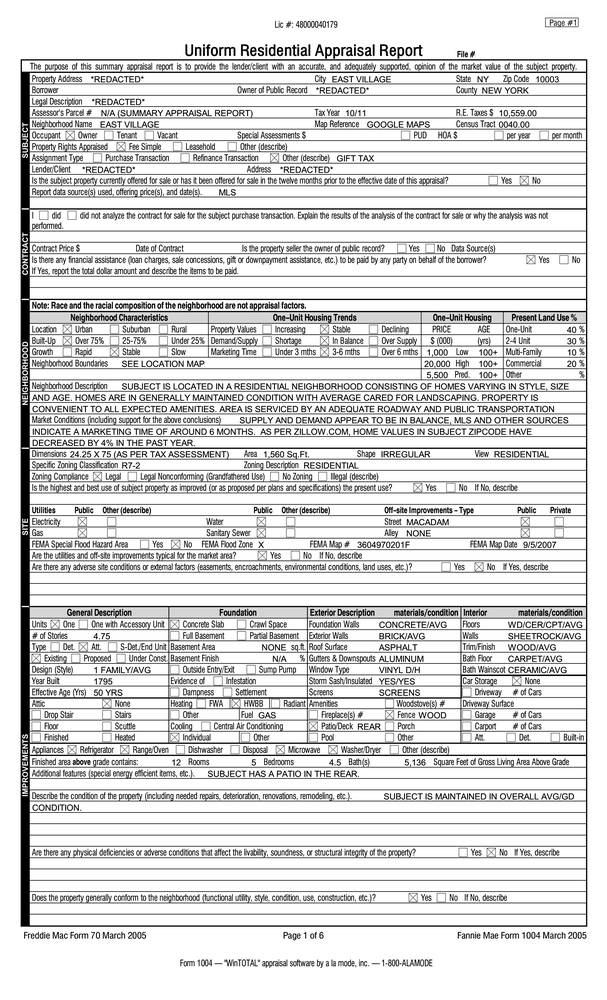
#> input picture pdf_extract/page.png, 607 x 1000 px, shrunk from 2550 x 4200 before the run
$ python image.py
#> lines starting #> are read from the running program, lines starting #| are printed output that depends on the picture; after the words box and inside, x2 and y2 are one past the last pixel; in counts of white or black regions, pixels touching at a corner belong together
import cv2
import pytesseract

# Load the image using OpenCV
image = cv2.imread('page.png')
#> image is the input picture: shape (1000, 607, 3); min 0, max 255, mean 217.3

# Preprocess the image (you may need to adjust these steps)
gray = cv2.cvtColor(image, cv2.COLOR_BGR2GRAY)
ret, thresholded = cv2.threshold(gray, 0, 255, cv2.THRESH_BINARY + cv2.THRESH_OTSU)
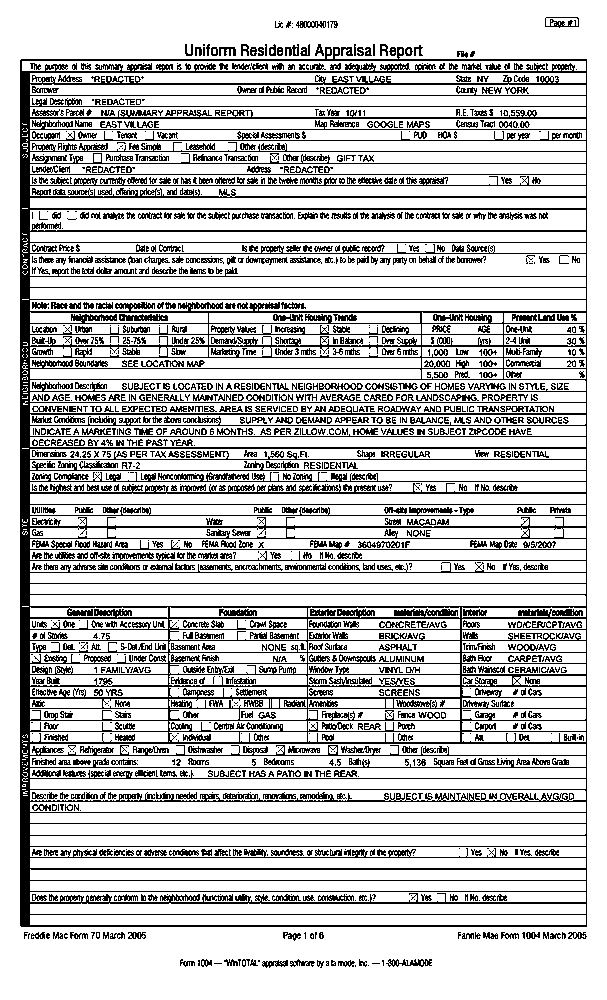
#> thresholded: shape (1000, 607); 77.5% white; black in thin lines or dots, all inside (x1, y1, x2, y2) = (20, 17, 587, 968)
#> ret = 179

# Use OpenCV to find contours (potential checkboxes)
contours, _ = cv2.findContours(thresholded, cv2.RETR_EXTERNAL, cv2.CHAIN_APPROX_SIMPLE)
#> contours = [[[0, 0], [0, 999], [606, 999], [606, 0]]]

checkbox_values = {}

# Iterate through the contours (potential checkboxes)
for contour in contours:
    # Calculate the bounding box of the contour
    x, y, w, h = cv2.boundingRect(contour)

    # Extract the region of interest (ROI) for OCR
    roi = thresholded[y:y+h, x:x+w]

    # Use Tesseract OCR to extract text from the ROI
#> (the run stopped early here; a loop or call above may not have finished)

$ run again, with pdf_extract/image.png copied over pdf_extract/page.png
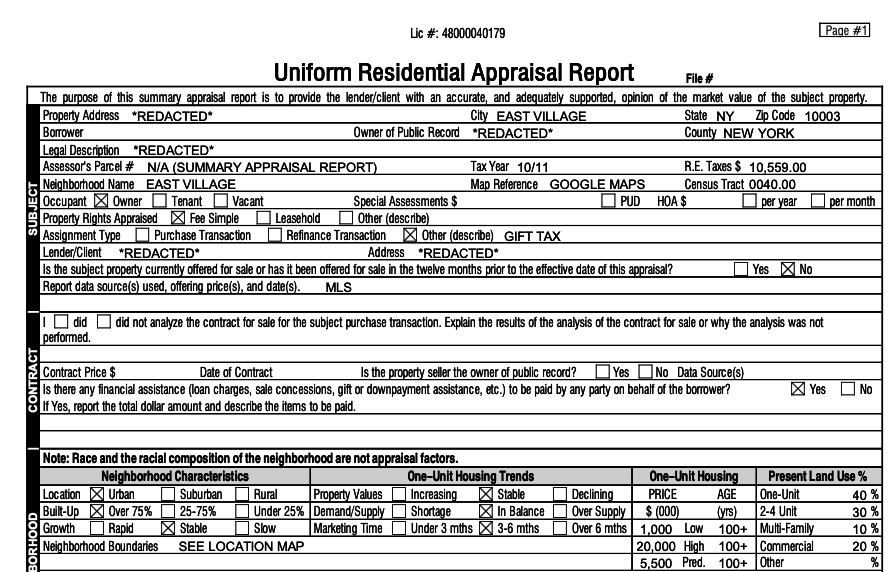
#> input picture pdf_extract/image.png, 896 x 572 px
#> image is the input picture: shape (572, 896, 3); min 0, max 255, mean 206.5
#> `ret, thresholded = cv2.threshold(gray, 0, 255, cv2.THRESH_BINARY + cv2..`:
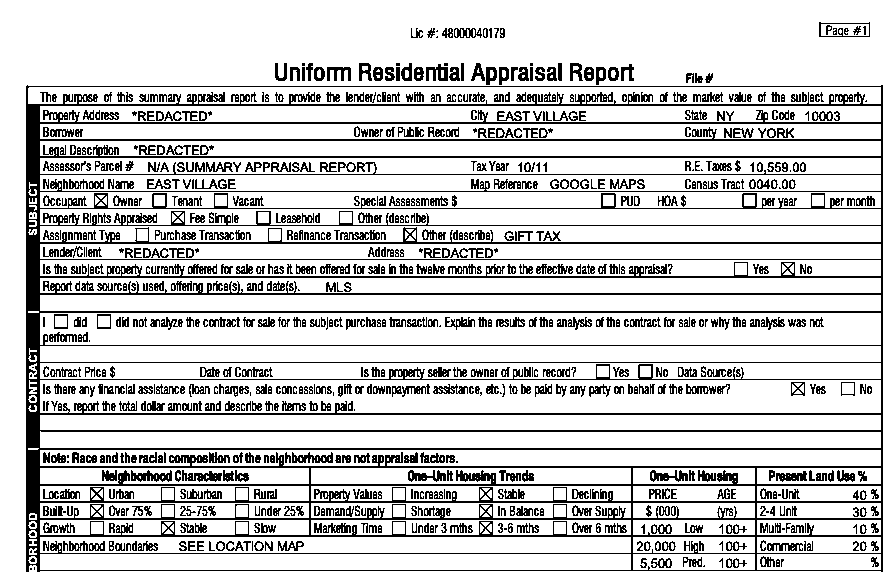
#> thresholded: shape (572, 896); 80.5% white; black in thin lines or dots
#> ret = 140
#> contours = 300 contours, 216 with area under 20; largest, box (x1, y1, x2, y2) and area: (0, 0, 896, 572) 94054, (40, 380, 881, 413) 26550, (40, 313, 881, 345) 25984, (40, 431, 881, 448) 12600, (40, 346, 881, 362) 12600
